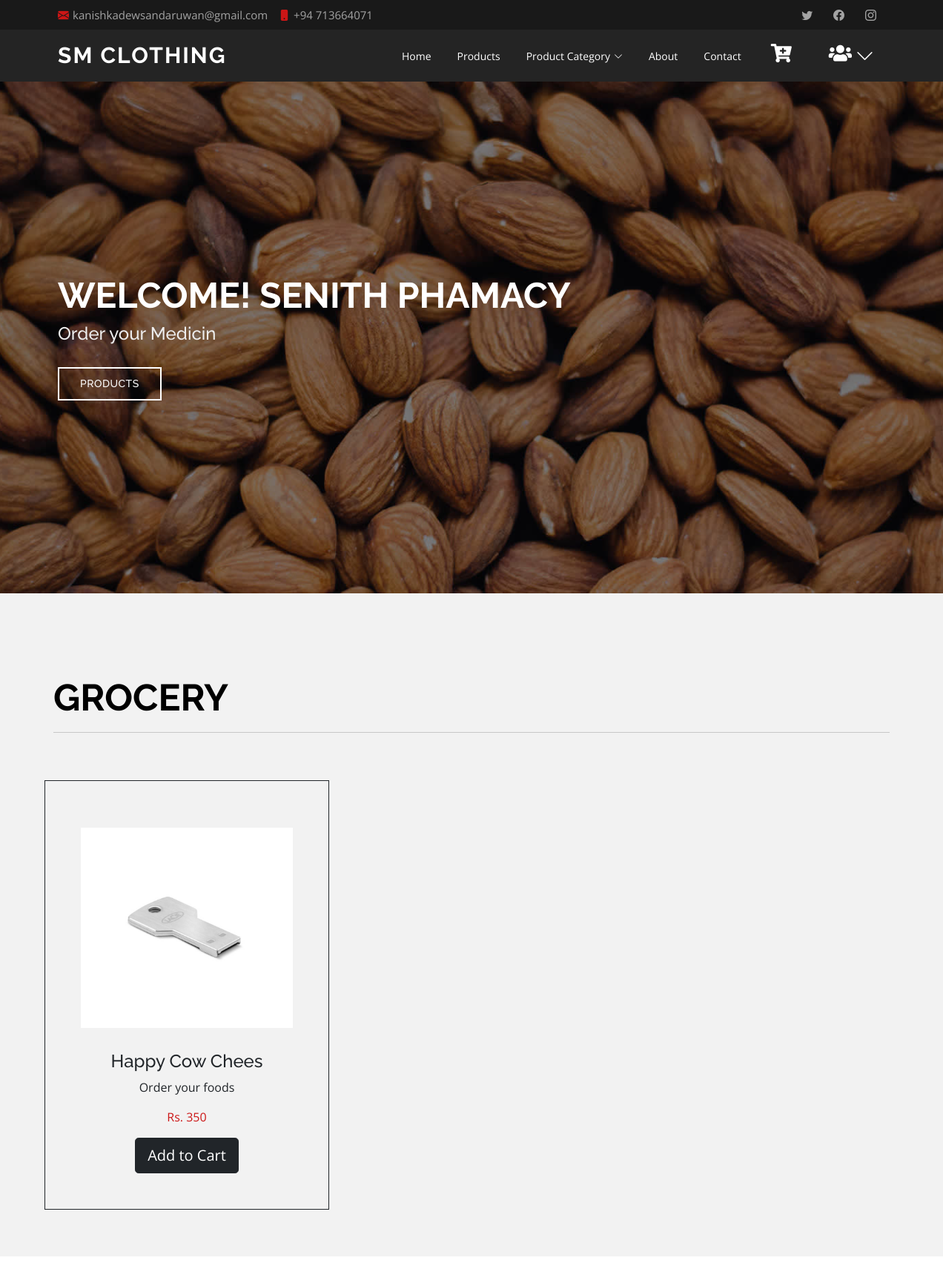
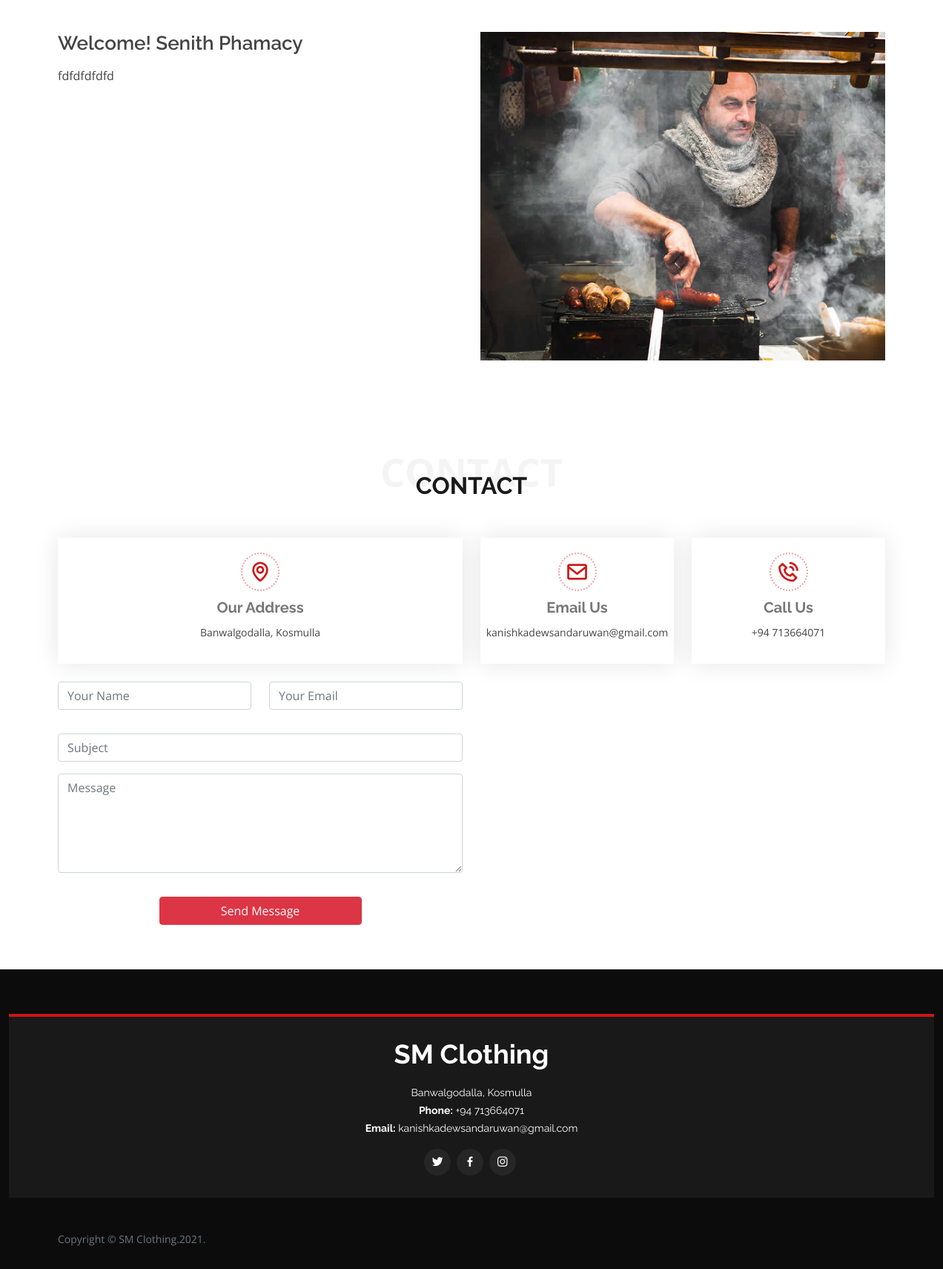
Page /index.php (signed in) on the committed database (2 pictures, top to bottom).
### tables this page shows
CREATE TABLE `about` (
  `image` varchar(255) NOT NULL,
  `title` varchar(255) NOT NULL,
  `description` varchar(255) NOT NULL,
  `email` varchar(255) NOT NULL,
  `phone` int(11) NOT NULL,
  `address` varchar(255) NOT NULL,
  `facebook` varchar(255) NOT NULL,
  `twiter` varchar(255) NOT NULL,
  `instragram` varchar(255) NOT NULL
);

CREATE TABLE `details` (
  `header_image` varchar(255) NOT NULL,
  `header_title` varchar(255) NOT NULL,
  `header_desc` varchar(255) NOT NULL
);

CREATE TABLE `category` (
  `cat_id` int(11) NOT NULL,
  `cat_name` varchar(255) NOT NULL,
  `cat_image` varchar(255) NOT NULL
);

CREATE TABLE `product` (
  `product_id` int(11) NOT NULL,
  `cat_id` int(255) NOT NULL,
  `product_name` varchar(255) NOT NULL,
  `description` varchar(255) NOT NULL,
  `price` int(255) NOT NULL,
  `qnt` int(255) NOT NULL,
  `image` varchar(255) NOT NULL,
  `trndate` datetime NOT NULL,
  `available` varchar(255) NOT NULL
);

### index.php (the view, shortened to what this page needs)
<?php require_once "home_head.php"; ?>
  <?php
$home_query = "SELECT * FROM details";
$home_query_result = mysqli_query($con, $home_query);
$row = mysqli_fetch_assoc($home_query_result);
$image_src1 = "upload/home/".$bottom_banner_01; ?>
  <section id="hero" class="d-flex align-items-center">
    <div class="container position-relative" data-aos="fade-up" data-aos-delay="500">
      <h1><?php echo $row['header_title']; ?></h1>
      <h2><?php echo $row['header_desc']; ?></h2>
      <a href="#product" class="btn-get-started scrollto">Products</a>
    </div>
  </section>
  <main id="main">
    <section id="product" class="clients">
      <div class="container-fluid p-5" data-aos="zoom-in">
        <div class="row d-flex align-items-center">
                <?php
                      $prodcat="SELECT * FROM category";
                      $query2 = mysqli_query($con,$prodcat);
                      $counts = 0;
                      while ($row2 = mysqli_fetch_assoc($query2)) {
                        $id = $row2['cat_id'];
                        $food1="SELECT * FROM product where cat_id='".$id."'";
                        $query3 = mysqli_query($con,$food1);
                        if (mysqli_fetch_assoc($query3)) {
                        ?>
                      <div class="gallery-box mt-5">
                        <div class="container-fluid">
                          <div class="row">
                            <div class="col-lg-12">
                                <h2 style="font-size: 50px; text-align: left; color: black; text-transform: uppercase; font-weight: bold;"><?php echo $row2['cat_name']; ?></h2>
                                <hr>
                            </div>
                          </div>
                          <div class="tz-gallery">
                            <div class="row">
                              <?php
                                $food="SELECT * FROM product where cat_id='".$id."'";
                                $query1 = mysqli_query($con,$food);
                                $count = 0;
                                while ($row3 = mysqli_fetch_assoc($query1)) {
                                $productimage = $row3['image'];
                                $productimage_src = "upload/product/".$productimage;
                                if ($row3['available'] == "Yes") {
                                if ($count < 6) {
                                  ?>
                                   <div class="col-sm-12 col-md-4 col-lg-4 mt-5 border border-dark p-5">
                                <a class="lightbox">
                                  <img style="width: 100%; height: 300px" class="img-fluid" src="<?php echo $productimage_src; ?>"  alt="Gallery Images">
                                  <h4 class="text-dark mt-3"><?php echo $row3['product_name']; ?></h4>
                                  <p class="item-price text-dark"><?php echo $row3['description']; ?></p>
                                  <p class="item-price">Rs. <?php echo $row3['price']; ?></p>
                                  <a href="addtocat.php?product_id=<?php echo $row3['product_id']; ?>" class="btn btn-lg btn-dark">Add to Cart</a>
                                </a>
                              </div>
                                <?php }  $count++; } } ?>
                            </div>
                          </div>
                        </div>
                      </div>
                    <?php } $counts++; } ?>
        </div>
      </div>
    </section>
    <section id="about" class="about">
      <div class="container">
      <?php $viewquery = "SELECT * FROM about";
        $viewresult = mysqli_query($con,$viewquery);
        $row5 = mysqli_fetch_assoc($viewresult);
        $about_image = $row5['image'];
        $image_src1 = "upload/home/".$about_image;
        ?>
        <div class="row">
          <div class="col-lg-6 order-1 order-lg-2" data-aos="fade-left">
            <img src="<?php echo $image_src1; ?>" class="img-fluid" alt="">
          </div>
          <div class="col-lg-6 pt-4 pt-lg-0 order-2 order-lg-1 content" data-aos="fade-right">
            <h3><?php echo $row5['title']; ?></h3>
            <p class="fst-italic">
              <?php echo $row5['description']; ?>
            </p>
          </div>
        </div>
      </div>
    </section>
          <?php $viewquery = "SELECT * FROM about";
          $viewresult = mysqli_query($con,$viewquery);
          $row = mysqli_fetch_assoc($viewresult); ?>
    <section id="contact" class="contact">
      <div class="container">
        <div class="section-title">
          <span>Contact</span>
          <h2>Contact</h2>
        </div>
        <div class="row" data-aos="fade-up">
          <div class="col-lg-6">
            <div class="info-box mb-4">
              <i class="bx bx-map"></i>
              <h3>Our Address</h3>
              <p><?php echo $row['address']; ?></p>
            </div>
          </div>
          <div class="col-lg-3 col-md-6">
            <div class="info-box  mb-4">
              <i class="bx bx-envelope"></i>
              <h3>Email Us</h3>
              <p><?php echo $row['email']; ?></p>
            </div>
          </div>
          <div class="col-lg-3 col-md-6">
            <div class="info-box  mb-4">
              <i class="bx bx-phone-call"></i>
              <h3>Call Us</h3>
              <p>+94 <?php echo $row['phone']; ?></p>
            </div>
          </div>
        </div>
        <div class="row" data-aos="fade-up">
          <div class="col-lg-6">
            <form action="" method="post" >
              <div class="row">
                <div class="col-md-6 form-group">
                  <input type="text" name="name" class="form-control" id="name" placeholder="Your Name" required>
                </div>
                <div class="col-md-6 form-group mt-3 mt-md-0">
                  <input type="email" class="form-control" name="email" id="email" placeholder="Your Email" required>
                </div>
              </div>
              <div class="form-group mt-3">
                <input type="text" class="form-control" name="subject" id="subject" placeholder="Subject" required>
              </div>
              <div class="form-group mt-3">
                <textarea class="form-control" name="message" rows="5" placeholder="Message" required></textarea>
              </div>
              <div class="text-center"><button type="submit" class="btn btn-danger col-md-6 mt-3" name="submit">Send Message</button></div>
            </form>
            <?php
              if(isset($_POST['submit'])){
                    $name = $_REQUEST['name'];
                    $email = $_REQUEST['email'];
                    $subject = $_REQUEST['subject'];
                    $message = $_REQUEST['message'];
                    $cdate = date("Y/m/d m:H:s");
                    if(!empty($name)){
                      if(!empty($email)){
                        if(!empty($subject)){
                          if(!empty($message)){
                                $q1="INSERT INTO message(name,email,subject,message,trn_date) values('$name','$email','$subject','$message','$cdate')";
                                      $res1=mysqli_query($con,$q1);
                                      if ( $res1) {
                                           echo '<script>alert("Massage Save Success.");
                                           window.location.href="index.php";</script>';
                                      }else{
                                        echo "<script>alert(\"Massege Sent not Success\");</script>";
                                      }
                            }else {echo "<script>alert(\"Enter Message\");</script>";}
                          }else {echo "<script>alert(\"Enter Subject\");</script>";}
                      }else{ echo "<script>alert(\"Enter Email\");</script>";}
                    }else{ echo "<script>alert(\"Enter Your Name\");</script>";}
                }echo '</form></div>';
             ?>
          </div>
        </div>
    </section>
  </main>
  <footer id="footer">
    <div class="footer-top">
      <div class="container-fluid">
        <div class="row">
          <div class="col-lg-12 col-md-6">
            <div class="footer-info">
              <h3>SM Clothing</h3>
              <p><?php echo $row['address']; ?><br>
                <strong>Phone:</strong> +94 <?php echo $row['phone']; ?><br>
                <strong>Email:</strong> <?php echo $row['email']; ?><br>
              </p>
              <div class="social-links mt-3">
                <a href="<?php echo $row['facebook']; ?>" class="twitter"><i class="bx bxl-twitter"></i></a>
                <a href="<?php echo $row['twiter']; ?>" class="facebook"><i class="bx bxl-facebook"></i></a>
                <a href="<?php echo $row['instragram']; ?>" class="instagram"><i class="bx bxl-instagram"></i></a>
              </div>
            </div>
          </div>
        </div>
      </div>
    </div>
    <div class="container">
      <div class="text-muted">Copyright &copy; SM Clothing.2021.</div>
    </div>
  </footer>
</body>
</html>

### home_head.php (shortened to what this page needs)
<?php require_once 'connection.php';
?>
<!DOCTYPE html>
<html lang="en">
<head>
  <link rel="stylesheet" href="https://pro.fontawesome.com/releases/v5.10.0/css/all.css"/>
    <link href="https://cdn.jsdelivr.net/npm/summernote@0.8.18/dist/summernote-lite.min.css" rel="stylesheet">
        <link rel="stylesheet" href="https://pro.fontawesome.com/releases/v5.10.0/css/all.css"/>
        <link rel="stylesheet" href="https://cdn.jsdelivr.net/npm/bootstrap@4.6.0/dist/css/bootstrap.min.css">
        <link href="https://cdn.jsdelivr.net/npm/bootstrap@5.0.0-beta3/dist/css/bootstrap.min.css" rel="stylesheet">
  <link href="assets/vendor/aos/aos.css" rel="stylesheet">
  <link href="assets/vendor/bootstrap/css/bootstrap.min.css" rel="stylesheet">
  <link href="assets/vendor/bootstrap-icons/bootstrap-icons.css" rel="stylesheet">
  <link href="assets/vendor/boxicons/css/boxicons.min.css" rel="stylesheet">
  <link href="assets/vendor/glightbox/css/glightbox.min.css" rel="stylesheet">
  <link href="assets/vendor/swiper/swiper-bundle.min.css" rel="stylesheet">
  <link href="assets/css/style.css" rel="stylesheet">
</head>
<body>
  <?php $viewquery = "SELECT * FROM about";
    $viewresult = mysqli_query($con,$viewquery);
    $row = mysqli_fetch_assoc($viewresult); ?>
  <section id="topbar" class="d-flex align-items-center">
    <div class="container d-flex justify-content-center justify-content-md-between">
      <div class="contact-info d-flex align-items-center">
        <i class="bi bi-envelope-fill"></i><a href="mailto:contact@example.com"><?php echo $row['email']; ?></a>
        <i class="bi bi-phone-fill phone-icon"></i> +94 <?php echo $row['phone']; ?>
      </div>
      <div class="social-links d-none d-md-block">
        <?php if (isset($row['facebook'])) {?>
        <a href="<?php echo $row['facebook']; ?>" class="twitter"><i class="bi bi-twitter"></i></a>
        <?php } ?>
        <?php if (isset($row['twiter'])) {?>
        <a href="<?php echo $row['twiter']; ?>" class="facebook"><i class="bi bi-facebook"></i></a>
        <?php } ?>
        <?php if (isset($row['instragram'])) {?>
        <a href="<?php echo $row['instragram']; ?>" class="instagram"><i class="bi bi-instagram"></i></a>
        <?php } ?>
      </div>
    </div>
  </section>
  <header id="header" class="d-flex align-items-center">
    <div class="container d-flex align-items-center justify-content-between">
      <h1 class="logo"><a href="index.php">SM Clothing</a></h1>
      <nav id="navbar" class="navbar">
        <ul>
          <li><a class="nav-link scrollto" href="index.php">Home</a></li>
          <li><a class="nav-link scrollto" href="#product">Products</a></li>
          <li class="dropdown"><a href="#"><span>Product Category</span> <i class="bi bi-chevron-down"></i></a>
          </li>
          <li><a class="nav-link scrollto" href="#about">About</a></li>
          <li><a class="nav-link scrollto" href="#contact">Contact</a></li>
          <li class="dropdown"><a href="cart.php"><span><i style="font-size: 25px;  padding-right: 10px" class="fas fa-cart-plus"></i></span></i></a>
          <li class="dropdown"><a href="#"><span><i style="font-size: 25px;" class="fas fa-users"></i></span> <i style="font-size: 25px" class="bi bi-chevron-down"></i></a>
          </li>
        </ul>
      </nav>
    </div>
  </header>

### rows in the picture
about: email "kanishkadewsandaruwan@gmail.com", phone "713664071", image (picture), title "Welcome! Senith Phamacy", description "fdfdfdfdfd", address "Banwalgodalla, Kosmulla"
details: header_title "WELCOME! SENITH PHAMACY", header_desc "Order your Medicin"
category: cat_name "GROCERY"
product: image (picture), product_name "Happy Cow Chees", description "Order your foods", price "350"
